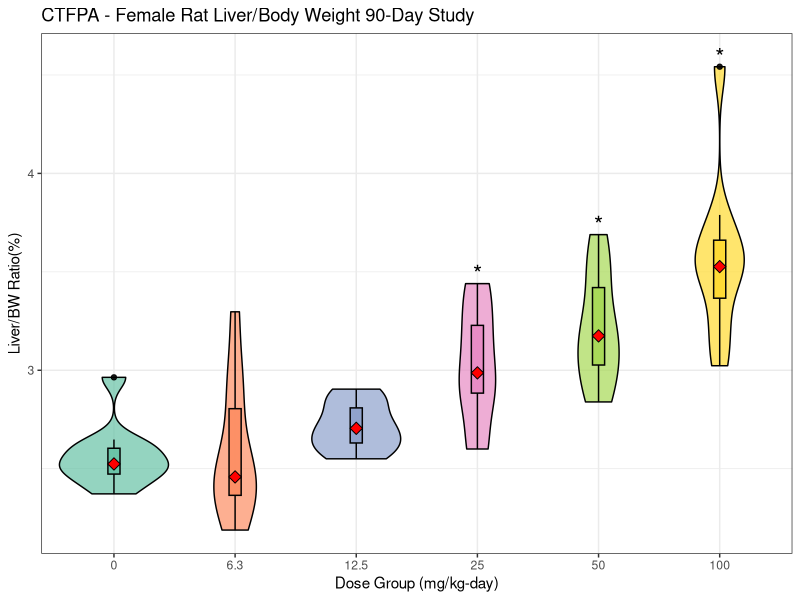
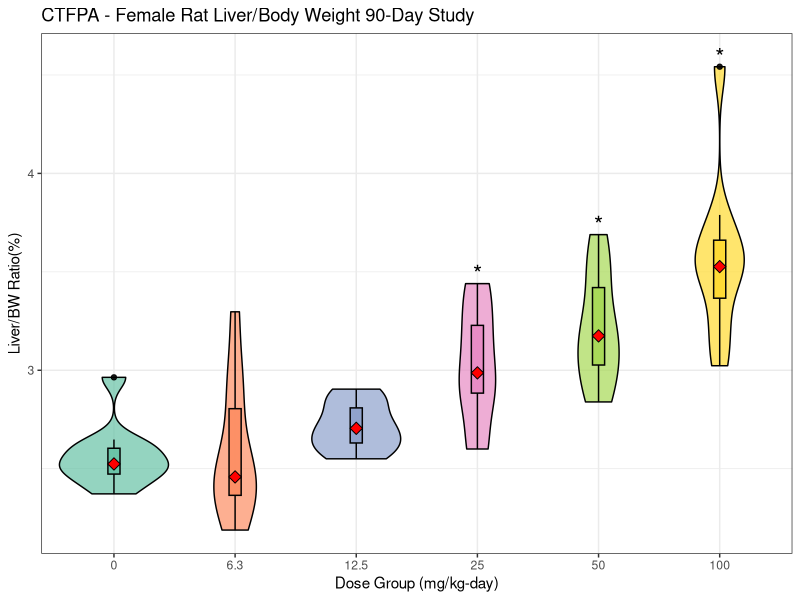

Recreate these plots in R, in order.
# 3/5/2025
# Renamed LiverRel1f.png as CTFPA_Liver_Female.png
# Renamed LiverRel1f as CTFPA_Liver_Female
# 2/28/2025
# increase sizes of axis labels and plot title by modifying the theme's axis text and title, and centering the heading and increasing its font size

# Load required packages
library(ggplot2)
library(dplyr)
library(readxl)

CTFPACo <- read_excel("OrganWeightsPFAS.xlsx", sheet='CTFPA', na = c("", "NA")) 
#View(CTFPACo)
# Include only females (rows 61-120)
CTFPACof <- CTFPACo[c(61:120),]
#View(CTFPACof)

# Identify the top 3 highest relative liver weights
top_doses <- CTFPACof %>%
  group_by(Group) %>%
  summarise(max_LiverRel = max(LiverRel, na.rm = TRUE)) %>% #Finf max per group
  arrange(desc(max_LiverRel)) %>% # Sort by highest values
  slice(1:3) %>% # Select the three highest values
  mutate(y_position = max_LiverRel  + 0.05) # adjust y-position for asterisk placement

#Ensure Group is a factor to align correctly
CTFPACof$Group <- as.factor(CTFPACof$Group)
top_doses$Group <- as.factor(top_doses$Group)

# BOX PLOTS - Male Rat Relative Liver Weight Data PFNAC
#LiverRel1f 
CTFPA_Liver_Female<- ggplot(
  CTFPACof,
  aes(
    x = factor(Group),
    y = LiverRel,
    fill = factor(Group) # Fill for violin plot
  )
) +
  geom_violin(trim = TRUE, alpha = 0.7, color = "black") + # Violin plot
  geom_boxplot(
    aes(fill = factor(Group)), # Separate fill for box plot
    width = 0.1,
    color = "black",
    alpha = 0.9
  ) +
  # Ensure the median is properly displayed
  stat_summary(fun = median, geom = "point", shape = 23, size = 3, fill = "red") +
  # Add asterisks above the top dose
  geom_text(
    data = top_doses,
    aes(x = Group, y = y_position, label = "*"),
    size = 6, color = "black"
  ) +
  labs(
    title = "CTFPA - Female Rat Liver/Body Weight 90-Day Study",
    x = "Dose Group (mg/kg-day)",
    y = "Liver/BW Ratio(%)"
  ) +
  scale_fill_brewer(palette = "Set2", name = "Group") + # Colorful palette
  theme_bw() +
  theme(legend.position = "none")

# Save the plot as a PNG file, units in inches
ggsave(
  #filename = "LiverRel1f.png",
  filename = "CTFPA_Liver_Female.png",
 # plot = LiverRel1f,
  plot = CTFPA_Liver_Female,
  width = 8,
  height = 6,
  dpi = 300
)

# Display the plot
#LiverRel1f
CTFPA_Liver_Female

